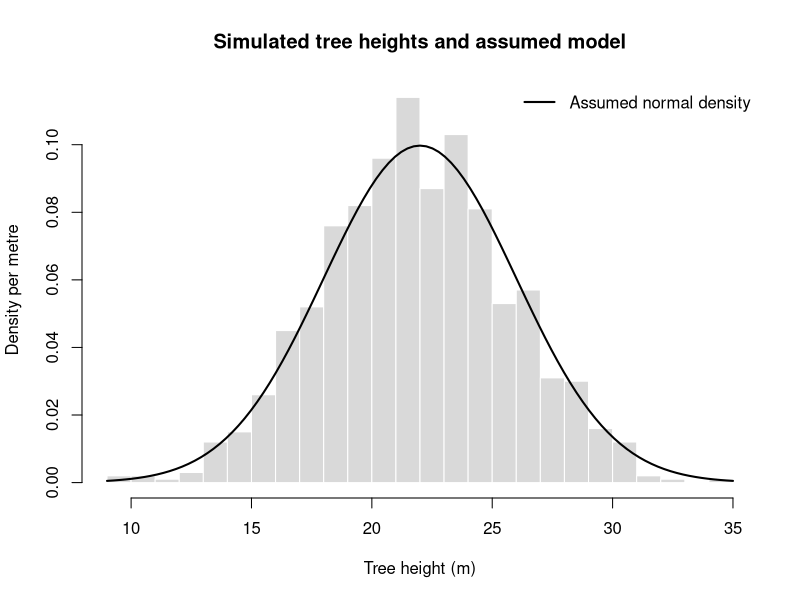

Generate this figure with R:
## ---- chunk 1
height_mean = 22
height_sd = 4

prob_18_to_26 = pnorm(q = 26, mean = height_mean, sd = height_sd) -
  pnorm(q = 18, mean = height_mean, sd = height_sd)
prob_18_to_26
## ---- chunk 2
height_95 = qnorm(p = 0.95, mean = height_mean, sd = height_sd)
height_95
## ---- chunk 3
set.seed(seed = 101)
tree_heights = rnorm(n = 1000, mean = height_mean, sd = height_sd)

hist(
  x = tree_heights, breaks = 25, probability = TRUE,
  col = "grey85", border = "white",
  xlab = "Tree height (m)", ylab = "Density per metre",
  main = "Simulated tree heights and assumed model"
)
curve(
  dnorm(x = x, mean = height_mean, sd = height_sd),
  add = TRUE, lwd = 2
)
legend(
  "topright", legend = "Assumed normal density",
  lty = 1, lwd = 2, bty = "n"
)
## ---- chunk 4
set.seed(seed = 404)
n_trees = 300
z_height = rnorm(n = n_trees)
z_other = rnorm(n = n_trees)

tree_height = 22 + 4 * z_height
tree_diameter = 30 + 5 * (0.7 * z_height + sqrt(1 - 0.7^2) * z_other)
## ---- chunk 5
diameter_grid = seq(from = 10, to = 50, length.out = 100)
height_grid = seq(from = 8, to = 36, length.out = 100)
rho = 0.7

joint_density = outer(
  X = diameter_grid, Y = height_grid,
  FUN = function(diameter, height) {
    dx = (diameter - 30) / 5
    hy = (height - 22) / 4
    exp(-(dx^2 - 2 * rho * dx * hy + hy^2) / (2 * (1 - rho^2))) /
      (2 * pi * 5 * 4 * sqrt(1 - rho^2))
  }
)
